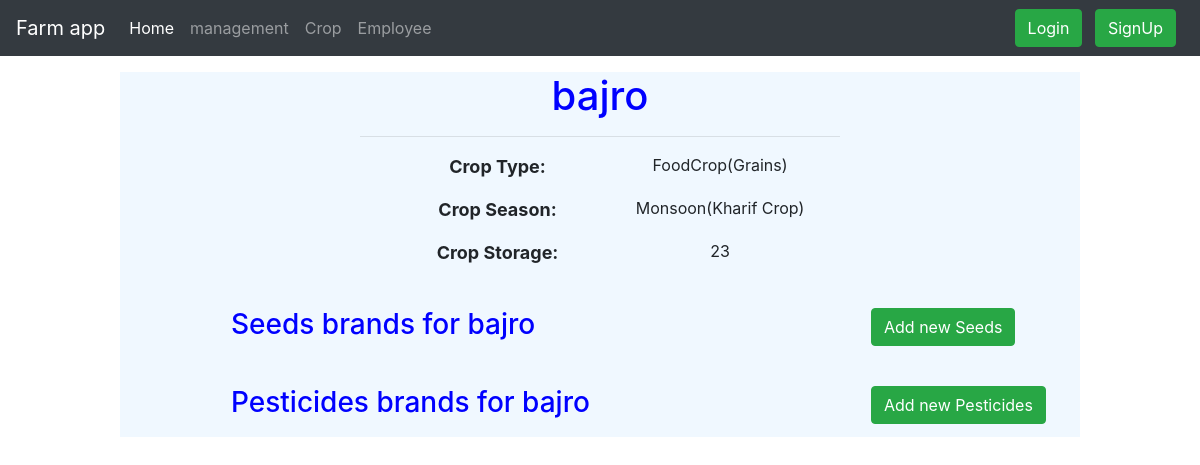
Before: /management/crop/6 with the older database file.
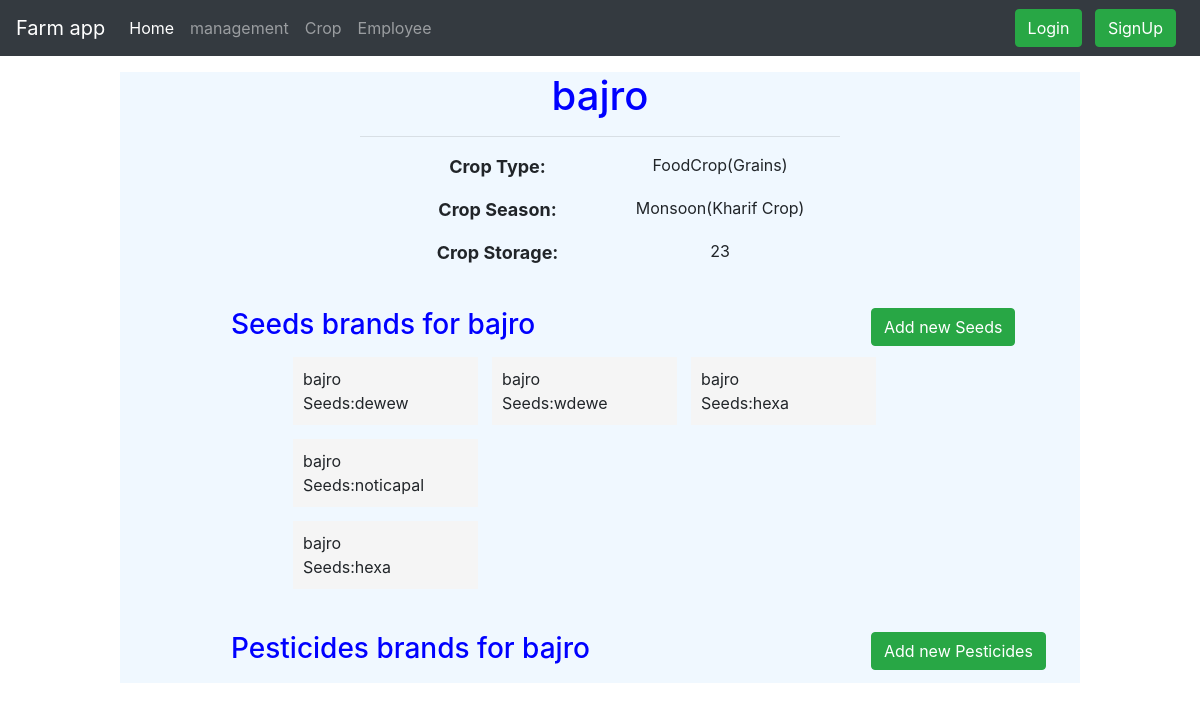
After: the same page with the newer database file.
### management/models.py (models this page shows, shortened)
class seedsModel(models.Model):
    seeds_id = models.AutoField(primary_key=True)
    crop_name = models.CharField(max_length=30, blank=False, null=False)
    seeds_name = models.CharField(max_length=30, blank=False, null=False)

### management/views.py (the view)
# urls.py: path("crop/<int:id>", views.cropAllDetails, name='corpdetails'),
def cropAllDetails(request,id):
    crop_id = crop.objects.filter(crop_id=id)
    seedsRecord = seedsModel.objects.filter(crop_name=crop_id[0].cropName)
    pesticidesRecord = pesticidesModel.objects.filter(crop_name=crop_id[0].cropName)
    if request.method == 'POST':
        form = SeedsForm(request.POST, request.FILES)
        if form.is_valid():
            seedsCrop = form.save(commit=False)
            seedsCrop.crop_name = crop_id[0].cropName
            form.save()
            messages.info(request, 'You have added new record successfully.')
            return redirect('/management/crop/'+str(id))
    else:
        form = SeedsForm()
    if request.method == 'POST':
        form1 = PesticidesFrom(request.POST, request.FILES)
        if form1.is_valid():
            seedsCrop = form1.save(commit=False)
            seedsCrop.crop_name = crop_id[0].cropName
            form1.save()
            messages.info(request, 'You have added new record successfully.')
            return redirect('/management/crop/' + str(id))
    else:
        form1 = PesticidesFrom()
        dict = {'form1':form1,'form':form,'cropId':crop_id[0],'seedsRecord':seedsRecord,'pesticidesRecord':pesticidesRecord}
    return render(request,'management/cropAllDetails.html',dict)

### management/templates/management/cropAllDetails.html (shortened to what this page needs)
{% extends "management/base.html" %}
{% block body%}
<div class="bdy">
<div class="mt-3" style="max-width:50%;text-align:center;margin:0 auto;">
<center><h1 style="color:blue;">{{cropId.cropName}}</h1></center>
<hr>
          <div class="row" style="margin:10px auto;">
            <div class="col-lg-6" style="padding-left:50px;" ><p style="font-size:18px"><b>Crop Type: </b></p></div>
              <div class="col-lg-6">{{cropId.cropType}}</div>
               <div class="col-lg-6" style="padding-left:50px;" ><p style="font-size:18px"><b>Crop Season:</b></p></div>
              <div class="col-lg-6">{{cropId.cropSeason}}</div>
               <div class="col-lg-6" style="padding-left:50px;" ><p style="font-size:18px"><b>Crop Storage:</b></p></div>
              <div class="col-lg-6">{{cropId.totalStorage}}</div>
            </div>
    </div>
<div class="container mt-3">
  <div class="row">
    <div class="col-lg-10 col-md-12">
      <h3 class="h3Crop" >Seeds brands for {{cropId.cropName}}</h3>
    </div>
    <div class="col-2">
<button type="button" class="btn btn-success mr-2 " data-toggle="modal" data-target="#RecordModal">
Add new Seeds
</button>
    </div>
  </div>
    <div class="rowCrop">
        {% for x in seedsRecord %}
      <div class="colCrop">
            {{x.crop_name}}<br>
            Seeds:{{x.seeds_name}}
      </div>
        {% if forloop.counter|divisibleby:4%}
        </div>
        <div class="rowCrop">
        {% endif %}
        {% endfor %}
  </div>
</div>
<div class="container mt-3">
  <div class="row">
    <div class="col-lg-10 col-md-12">
      <h3 class="h3Crop" >Pesticides brands for {{cropId.cropName}}</h3>
    </div>
    <div class="col-2">
<button type="button" class="btn btn-success mr-2 " data-toggle="modal" data-target="#RecordModal1">
Add new Pesticides
</button>
    </div>
  </div>
</div>
</div>
{% endblock %}

Changed rows visible on the page:
added seedsModel: crop_name "bajro", seeds_name "dewew"
added seedsModel: crop_name "bajro", seeds_name "wdewe"
added seedsModel: crop_name "bajro", seeds_name "hexa"
added seedsModel: crop_name "bajro", seeds_name "noticapal"
added seedsModel: crop_name "bajro", seeds_name "hexa"
